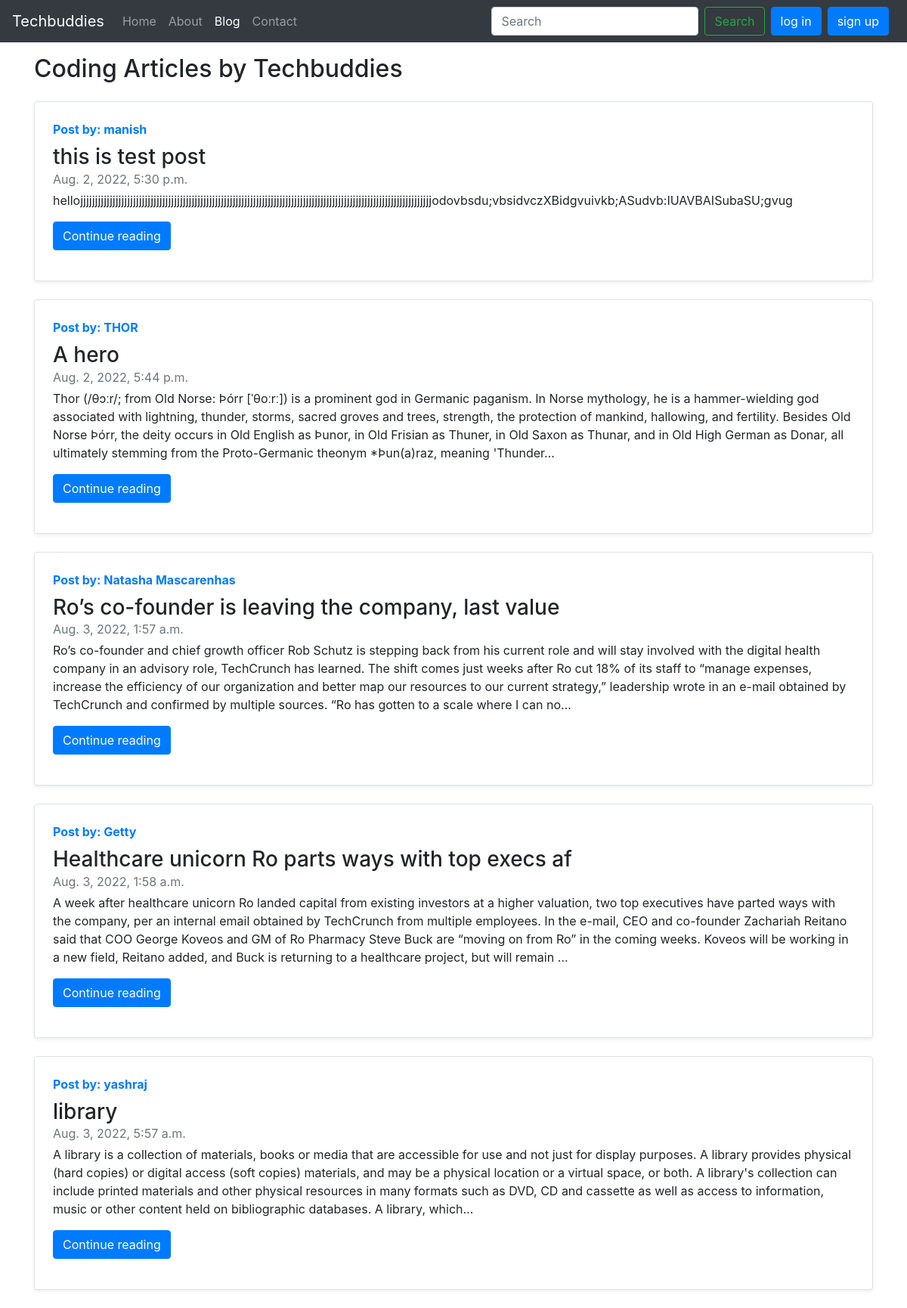
Screenshot of /blog/ with the database file from the repository.
### blog/models.py (models this page shows, shortened)
class Post(models.Model):
    postid = models.AutoField(primary_key=True)
    title = models.CharField(max_length=50)
    author  = models.CharField(max_length=50)
    content = models.TextField()
    slug = models.CharField(max_length=200)
    timestamp = models.DateTimeField( blank=True)

### blog/views.py (the view)
# urls.py: path('', views.blogHome, name='blogHome'),
def blogHome(request):
    allpost = Post.objects.all()
    contaxt = {'allpost': allpost}
    return render(request, 'blog/bloghome.html' , contaxt)

### templates/blog/bloghome.html (shortened to what this page needs)
{% extends 'base.html' %}
{% block blogactive %} active {% endblock blogactive %}
{% block body %}
<div class="container my-3">
    <h2>Coding Articles by Techbuddies</h2>
    {% for post  in allpost  %}
    <div class="row no-gutters border rounded overflow-hidden flex-md-row mb-4 shadow-sm h-md-250 my-4 position-relative">
        <div class="col p-4 d-flex flex-column position-static">
            <strong class="d-inline-block mb-2 text-primary">Post by: {{ post.author}}</strong>
            <h3 class="mb-0">{{post.title}}</h3>
            <div class="mb-1 text-muted">{{post.timestamp}}</div>
            <p class="card-text mb-auto">{{post.content |truncatechars:500 }}</p>
            <div class="my-2">
            	<a href="/blog/blogpost{{post.slug}}" role="button" class="btn btn-primary my-2">Continue reading</a>
            </div>
        </div>
    </div>
    {% endfor %}
</div>
{% endblock body %}

### rows the page displays
Post: author "manish", title "this is test post", timestamp "Aug. 2, 2022, 5:30 p.m.", content "hellojjjjjjjjjjjjjjjjjjjjjjjjjjjjjjjjjjjjjjjjjjjjjjjjjjjjjjjjjjjjjjjjjjjjjjjjjjjjjjjjjjjjjjjjjjjjjjjjjjjjjjjjjjjjjjjjjjjjjjjjodovbsdu;vbsidvczXBidgvuivkb;ASudvb:IUAVBAISubaSU;gvug"
Post: author "THOR", title "A hero", timestamp "Aug. 2, 2022, 5:44 p.m.", content "Thor (/θɔːr/; from Old Norse: Þórr [ˈθoːrː]) is a prominent god in Germanic paganism. In Norse mythology, he is a hammer-wielding god associated with lightning, thunder, storms, sacred groves and trees, strength, the protection of mankind, hallowing, and fertility. Besides Old Norse Þórr, the deity occurs in Old English as Þunor, in Old Frisian as Thuner, in Old Saxon as Thunar, and in Old High German as Donar, all ultimately stemming from the Proto-Germanic theonym *Þun(a)raz, meaning 'Thunder…"
Post: author "Natasha Mascarenhas", title "Ro’s co-founder is leaving the company, last value", timestamp "Aug. 3, 2022, 1:57 a.m.", content "Ro’s co-founder and chief growth officer Rob Schutz is stepping back from his current role and will stay involved with the digital health company in an advisory role, TechCrunch has learned. The shift comes just weeks after Ro cut 18% of its staff to “manage expenses, increase the efficiency of our organization and better map our resources to our current strategy,” leadership wrote in an e-mail obtained by TechCrunch and confirmed by multiple sources. “Ro has gotten to a scale where I can no…"
Post: author "Getty", title "Healthcare unicorn Ro parts ways with top execs af", timestamp "Aug. 3, 2022, 1:58 a.m.", content "A week after healthcare unicorn Ro landed capital from existing investors at a higher valuation, two top executives have parted ways with the company, per an internal email obtained by TechCrunch from multiple employees. In the e-mail, CEO and co-founder Zachariah Reitano said that COO George Koveos and GM of Ro Pharmacy Steve Buck are “moving on from Ro” in the coming weeks. Koveos will be working in a new field, Reitano added, and Buck is returning to a healthcare project, but will remain …"
Post: author "yashraj", title "library", timestamp "Aug. 3, 2022, 5:57 a.m.", content "A library is a collection of materials, books or media that are accessible for use and not just for display purposes. A library provides physical (hard copies) or digital access (soft copies) materials, and may be a physical location or a virtual space, or both. A library's collection can include printed materials and other physical resources in many formats such as DVD, CD and cassette as well as access to information, music or other content held on bibliographic databases. A library, which…"
